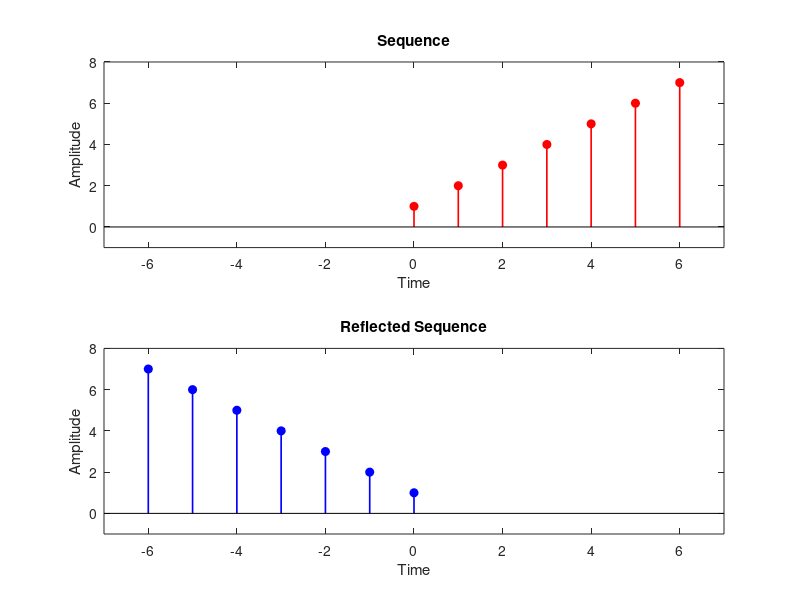

The MATLAB source for this figure:
clc;
clear all;
close all;

x=[1 2 3 4 5 6 7];
n=0:6;
y=fliplr(x);
m=-(fliplr(n));
figure();
subplot(2,1,1);
stem(n,x,'r','fill','LineWidth',1.2);
title('Sequence');
xlabel('Time');
ylabel('Amplitude');
axis([-length(x) length(x) -1 8]);

subplot(2,1,2);
stem(m,y,'b','fill','LineWidth',1.2);
title('Reflected Sequence');
xlabel('Time');
ylabel('Amplitude');
axis([-length(x) length(x) -1 8]);
